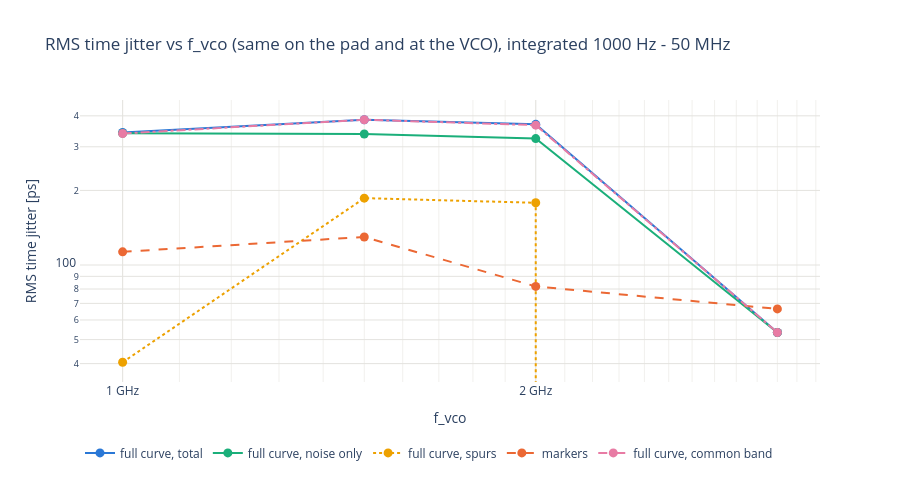

Notebook cell for this chart:
### Code cell
# RMS jitter vs f_vco: full curve (total, noise only, spurs) and the markers.
fig = go.Figure()
for col, name, color, dash in (("time_jitter_trace_ps", "full curve, total", PALETTE[0], "solid"),
                               ("time_jitter_noise_ps", "full curve, noise only", PALETTE[2], "solid"),
                               ("time_jitter_spur_ps", "full curve, spurs", PALETTE[3], "dot"),
                               ("time_jitter_ps", "markers", PALETTE[1], "dash"),
                               ("time_jitter_trace_common_ps", "full curve, common band", PALETTE[4], "dashdot")):
    fig.add_scatter(x=ok["f_vco"] / 1e6, y=ok[col], mode="lines+markers", name=name,
                    line=dict(color=color, width=2, dash=dash), marker=dict(size=9), customdata=HOVER_DATA,
                    hovertemplate=f"{name}: %{{y:.1f}} ps at %{{x:g}} MHz<br>{HOVER_SETTING}<extra></extra>")
fig.update_layout(title=f"RMS time jitter vs f_vco (same on the pad and at the VCO), integrated {float(offsets[0]):g} Hz - {float(offsets[-1]) / 1e6:g} MHz",
                  template="plotly_white", height=480, legend=dict(orientation="h", y=-0.2))
fig.update_xaxes(title="f_vco", gridcolor=GRID, **FREQ_AXIS)
fig.update_yaxes(title="RMS time jitter [ps]", type="log", gridcolor=GRID)
save(fig, "jitter_vs_f")

### Figure 1 — Plotly figure (JSON) as saved in the notebook; plotly's stock layout.template omitted (floating-point values rounded to 4 significant figures)
{"data": [{"customdata": [[6.0, 8.0, 10.0, 1996.0, 0.2028, 7.812], [0.0, 11.0, 15.0, 1939.0, 0.556, 11.72], [0.0, 9.0, 0.0, 1938.0, 0.1372, 15.62], [0.0, 8.0, 12.0, 15020.0, -0.1925, 23.44]], "hovertemplate": "full curve, total: %{y:.1f} ps at %{x:g} MHz<br>ref %{customdata[5]:.4g} MHz, c%{customdata[0]:.0f} min %{customdata[1]:.0f} max %{customdata[2]:.0f}, |Kvco| %{customdata[3]:.0f} MHz/V, carrier %{customdata[4]:.1f} dBm<extra></extra>", "line": {"color": "#2a78d6", "dash": "solid", "width": 2}, "marker": {"size": 9}, "mode": "lines+markers", "name": "full curve, total", "type": "scatter", "x": [1000.0, 1500.0, 2000.0, 3000.0], "y": [342.7, 385.8, 369.6, 53.43]}, {"customdata": [[6.0, 8.0, 10.0, 1996.0, 0.2028, 7.812], [0.0, 11.0, 15.0, 1939.0, 0.556, 11.72], [0.0, 9.0, 0.0, 1938.0, 0.1372, 15.62], [0.0, 8.0, 12.0, 15020.0, -0.1925, 23.44]], "hovertemplate": "full curve, noise only: %{y:.1f} ps at %{x:g} MHz<br>ref %{customdata[5]:.4g} MHz, c%{customdata[0]:.0f} min %{customdata[1]:.0f} max %{customdata[2]:.0f}, |Kvco| %{customdata[3]:.0f} MHz/V, carrier %{customdata[4]:.1f} dBm<extra></extra>", "line": {"color": "#1baf7a", "dash": "solid", "width": 2}, "marker": {"size": 9}, "mode": "lines+markers", "name": "full curve, noise only", "type": "scatter", "x": [1000.0, 1500.0, 2000.0, 3000.0], "y": [340.3, 337.9, 323.7, 53.43]}, {"customdata": [[6.0, 8.0, 10.0, 1996.0, 0.2028, 7.812], [0.0, 11.0, 15.0, 1939.0, 0.556, 11.72], [0.0, 9.0, 0.0, 1938.0, 0.1372, 15.62], [0.0, 8.0, 12.0, 15020.0, -0.1925, 23.44]], "hovertemplate": "full curve, spurs: %{y:.1f} ps at %{x:g} MHz<br>ref %{customdata[5]:.4g} MHz, c%{customdata[0]:.0f} min %{customdata[1]:.0f} max %{customdata[2]:.0f}, |Kvco| %{customdata[3]:.0f} MHz/V, carrier %{customdata[4]:.1f} dBm<extra></extra>", "line": {"color": "#eda100", "dash": "dot", "width": 2}, "marker": {"size": 9}, "mode": "lines+markers", "name": "full curve, spurs", "type": "scatter", "x": [1000.0, 1500.0, 2000.0, 3000.0], "y": [40.5, 186.1, 178.3, 0.0]}, {"customdata": [[6.0, 8.0, 10.0, 1996.0, 0.2028, 7.812], [0.0, 11.0, 15.0, 1939.0, 0.556, 11.72], [0.0, 9.0, 0.0, 1938.0, 0.1372, 15.62], [0.0, 8.0, 12.0, 15020.0, -0.1925, 23.44]], "hovertemplate": "markers: %{y:.1f} ps at %{x:g} MHz<br>ref %{customdata[5]:.4g} MHz, c%{customdata[0]:.0f} min %{customdata[1]:.0f} max %{customdata[2]:.0f}, |Kvco| %{customdata[3]:.0f} MHz/V, carrier %{customdata[4]:.1f} dBm<extra></extra>", "line": {"color": "#eb6834", "dash": "dash", "width": 2}, "marker": {"size": 9}, "mode": "lines+markers", "name": "markers", "type": "scatter", "x": [1000.0, 1500.0, 2000.0, 3000.0], "y": [113.1, 129.8, 81.97, 66.49]}, {"customdata": [[6.0, 8.0, 10.0, 1996.0, 0.2028, 7.812], [0.0, 11.0, 15.0, 1939.0, 0.556, 11.72], [0.0, 9.0, 0.0, 1938.0, 0.1372, 15.62], [0.0, 8.0, 12.0, 15020.0, -0.1925, 23.44]], "hovertemplate": "full curve, common band: %{y:.1f} ps at %{x:g} MHz<br>ref %{customdata[5]:.4g} MHz, c%{customdata[0]:.0f} min %{customdata[1]:.0f} max %{customdata[2]:.0f}, |Kvco| %{customdata[3]:.0f} MHz/V, carrier %{customdata[4]:.1f} dBm<extra></extra>", "line": {"color": "#e87ba4", "dash": "dashdot", "width": 2}, "marker": {"size": 9}, "mode": "lines+markers", "name": "full curve, common band", "type": "scatter", "x": [1000.0, 1500.0, 2000.0, 3000.0], "y": [339.4, 385.8, 366.9, 53.43]}], "layout": {"height": 480, "legend": {"orientation": "h", "y": -0.2}, "title": {"text": "RMS time jitter vs f_vco (same on the pad and at the VCO), integrated 1000 Hz - 50 MHz"}, "xaxis": {"gridcolor": "#e4e3df", "minor": {"gridcolor": "#f1f0ed", "showgrid": true}, "ticktext": ["100 MHz", "200 MHz", "500 MHz", "1 GHz", "2 GHz", "5 GHz", "10 GHz"], "tickvals": [100, 200, 500, 1000, 2000, 5000, 10000], "title": {"text": "f_vco"}, "type": "log"}, "yaxis": {"gridcolor": "#e4e3df", "title": {"text": "RMS time jitter [ps]"}, "type": "log"}}}
